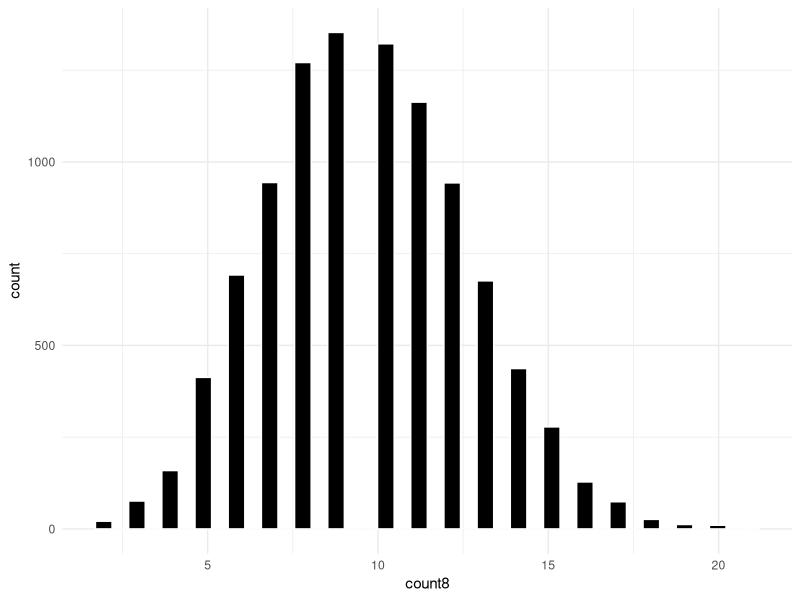

This figure's R source:
## ---- chunk 1
library(tidyverse)
set.seed(1) # reproducibility
## ---- chunk 2
# A single double dice roll
double_dice = sum(sample(1:6, 2, replace = TRUE))

# 70 double dice roll sums in an average Catan game
catan_rolls = map_dbl(1:70, function(i) {
  sum(sample(1:6, 2, replace = TRUE))
})

(count_8s = sum(catan_rolls == 8))
## ---- chunk 3
# Repeating the experiment 10000 times
count_8_distribution = map_dbl(1:10000, function(i) {
  
  catan_rolls = map_dbl(1:70, function(i) {
    sum(sample(1:6, 2, replace = TRUE))
  })
  
  sum(catan_rolls == 8)
  
})
## ---- chunk 4
# Plot the estimated probability distribution (histogram)
tibble( count8 = count_8_distribution ) %>% 
  ggplot(aes(x = count8)) +
  geom_histogram(bins = 40, color = "white", fill = "black") + 
  theme_minimal()
## ---- chunk 5
(mean(count_8_distribution))
